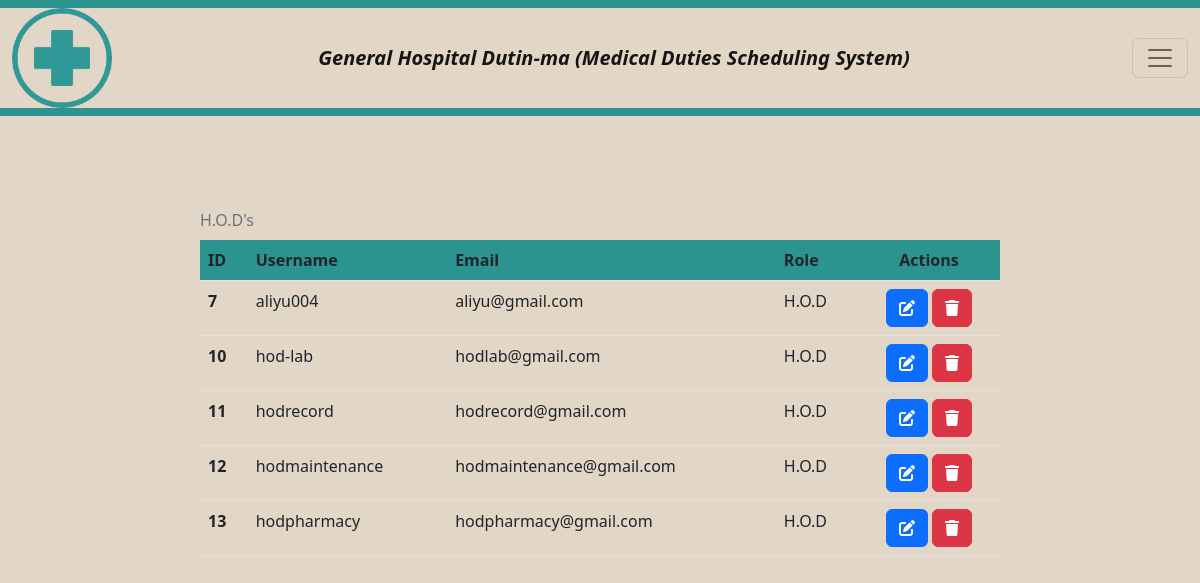
/view-hod (signed in), run on the app's committed database.
### mdss/models.py (models this page shows, shortened)
class Complete_info(models.Model):
    user = models.ForeignKey(User, on_delete=models.CASCADE)
    id_user = models.IntegerField()
    full_name = models.CharField(max_length=100, blank=True)
    complete_address = models.TextField(max_length=1000, blank=True)
    role = models.CharField(max_length=100, blank=True)
    department = models.CharField(max_length=100, blank=True)

### mdss/views.py (the view)
# urls.py: path('view-hod', views.view_hod, name='view-hod'),
def view_hod(request):
    hods = Complete_info.objects.filter(role='H.O.D')
    current_user = User.objects.get(username=request.user)
    user_role = Complete_info.objects.filter(user=current_user)
    context = {'hods':hods, 'current_user':current_user, 'user_role':user_role}
    return render(request, './hod-dept/hod-view.html', context)

### templates/hod-dept/hod-view.html (shortened to what this page needs)
<!DOCTYPE html>
<html lang="en">
<head>
    <link rel="stylesheet" href="../../static/assets/vendor/bootstrap/css/bootstrap.min.css">
    <link rel="stylesheet" href="../../static/assets/vendor/fontawesome-free/css/all.min.css">
    <link rel="stylesheet" href="../../static/css/style.css">
</head>
<body>
<nav class="navbar navbar-success fixed-top">
    <div class="container-fluid">
      <a href="/"><img src="../../static/img/logo.png" alt="" height="100" width="100"></a>
      <a class="navbar-brand" href="/"><i><b>General Hospital Dutin-ma (Medical Duties Scheduling System)</b></i></a>
      <button class="navbar-toggler" type="button" data-bs-toggle="offcanvas" data-bs-target="#offcanvasDarkNavbar" aria-controls="offcanvasDarkNavbar">
        <span class="navbar-toggler-icon"></span>
      </button>
    </div>
  </nav>
  <div class="body-content">
    <div class="tables">
        <table class="table caption-top">
            <caption>H.O.D's</caption>
            <thead>
            <tr>
                <th scope="col">ID</th>
                <th scope="col">Username</th>
                <th scope="col">Email</th>
                <th scope="col">Role</th>
                <th scope="col" class="text-center">Actions</th>
            </tr>
            </thead>
            <tbody>
            {% for hod in hods %}
            <tr>
                <th scope="row">{{hod.id_user}}</th>
                <td>{{hod.user.username}}</td>
                <td>{{hod.user.email}}</td>
                <td>{{hod.role}}</td>
                <td class="text-center">
                    <a href="/try-update-hod/{{hod.id_user}}" class="btn btn-primary"><i class="fa fa-edit"></i></a>
                    <a href="/request-for-delete-hod/{{hod.user.id}}" class="btn btn-danger"><i class="fa fa-trash"></i></a>
                </td>
            </tr>
            {% endfor %}
            </tbody>
        </table>
    </div>
  </div>
</body>
</html>

### static/css/style.css (style rules this page uses)
.container-fluid, .offcanvas, body { background-color: rgb(226, 214, 198); }
.body-content { margin: 200px; }
.navbar { background-color: rgb(43, 147, 144); }
.tables { display: flex; flex-direction: column; align-items: center; justify-content: center; }
.table thead { background-color: rgb(43, 147, 144); }

### data on the page
Complete_info: id_user "7", user.username "aliyu004", user.email "aliyu@gmail.com", role "H.O.D"
Complete_info: id_user "10", user.username "hod-lab", user.email "hodlab@gmail.com", role "H.O.D"
Complete_info: id_user "11", user.username "hodrecord", user.email "hodrecord@gmail.com", role "H.O.D"
Complete_info: id_user "12", user.username "hodmaintenance", user.email "hodmaintenance@gmail.com", role "H.O.D"
Complete_info: id_user "13", user.username "hodpharmacy", user.email "hodpharmacy@gmail.com", role "H.O.D"
